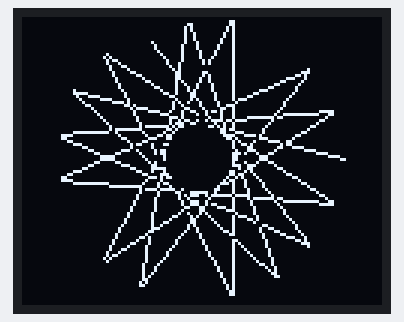
Recording of a sketch running on a simulated Arduino Uno, built with avr-gcc and run on an emulated ATmega328P. On the bench: 120×96 one-colour display.

Above: at 0.03 s.
At 0.41 s:
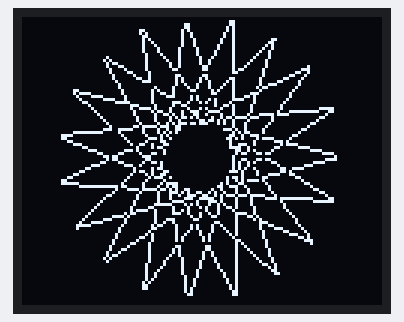
At 0.84 s:
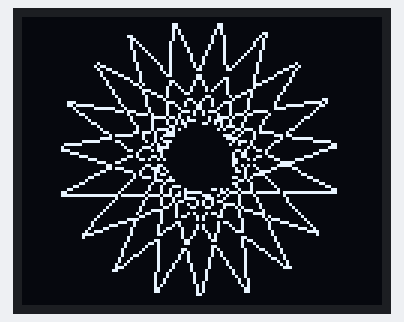
At 1.43 s:
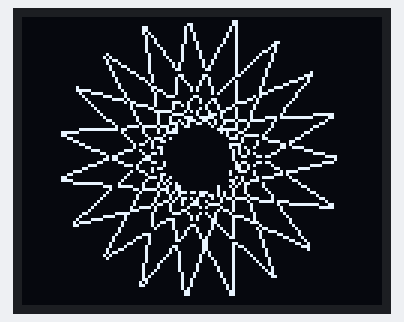
At 2.01 s:
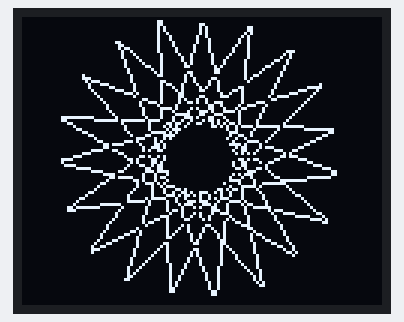

Measured:
- by itself, everything shown: repeats every 1.8 s, in 24 steps

The sketch:

TV.ino
```cpp
#include <TVout.h>
#include <fontALL.h>

TVout TV;
const uint8_t w = 120;
const uint8_t h = 96;

#include "Polygon.h"
using namespace cyber;


const uint8_t n = 19;
Point<double> center(w/2-1,h/2-1);
Polygon<n,double> poli(h/2,center);


void setup() {
    randomSeed(analogRead(0));
    TV.begin(NTSC,w,h);
    TV.select_font(font4x6);
}


void loop() {

    TV.clear_screen();
    //TV.set_pixel(center.x(),center.y(),INVERT);

    //poli.debug(TV);
    //poli.draw(TV, INVERT, 4);
    //TV.delay(500);
    poli.a_star(11).draw(TV,INVERT);
    TV.delay(50);

    poli.rotate_around_center(PI/12);
    //poli.scale(.7);
}
```

Point.cpp
```cpp
//
//
//

#include "Point.h"
```

Point.h
```cpp
// Point.h

#ifndef _POINT_h
#define _POINT_h

#if defined(ARDUINO) && ARDUINO >= 100
    #include "arduino.h"
#else
    #include "WProgram.h"
#endif


namespace cyber
{

namespace std {
    template<bool Cond, class T = void> struct enable_if {};
    template<class T> struct enable_if<true, T> { typedef T type; };
}

template<typename T=float, uint8_t n_dim=2>
class Point
{
protected:
    T coordinates[n_dim];

public:
    typedef T value_type;
    static const uint8_t number_of_dimensions = n_dim;


    Point(T value=T()) {
        set_coordinates(value);
    }

    Point(const Point& other) {
        set_coordinates(other.get_coordinates());
    }

    template <typename T2>
    Point(const Point<T2,n_dim>& other) {
        set_coordinates(other.get_coordinates());
    }

    template <typename T2>
    Point(const T2* values) {
        set_coordinates(values);
    }

    Point(T x, T y)
    {
        set_x(x);
        set_y(y);
    }
    Point(T x, T y, T z)
    {
        set_x(x);
        set_y(y);
        set_z(z);
    }


    void set_coordinates(T value=T()) {
        for(uint8_t i=0; i<n_dim; ++i)
        coordinates[i] = value;
    }

    template <typename T2>
    void set_coordinates(const T2* values) {
        for(uint8_t i=0; i<n_dim; ++i) {
            coordinates[i] = static_cast<T>(values[i]);
        }
    }

    const T* get_coordinates() const {
        return coordinates; // this is an inline function, no overload
    }

    template <typename T2>
    void set_coordinate(uint8_t i, T2 v) {
        coordinates[i] = static_cast<T>(v);
    }

    Point& operator=(const Point &p) {
        set_coordinates(p.get_coordinates());
        return *this;
    }

//     template <typename T2>
//     Point& operator=(const Point<T2,n_dim> &p) {
//         set_coordinates(p.get_coordinates());
//         return *this;
//     }

    template <typename T2>
    Point& operator+=(const Point<T2,n_dim> &p) {
        for(uint8_t i=0; i<n_dim; ++i)
        coordinates[i] += static_cast<T>(p.get_coordinates()[i]);

        return *this;
    }

    template <typename T2>
    Point& operator-=(const Point<T2,n_dim> &p) {
        for(uint8_t i=0; i<n_dim; ++i)
            coordinates[i] -= static_cast<T>(p.get_coordinates()[i]);

        return *this;
    }

    // template <typename T2> // to implement this
    // we would need a way to derive the correct return type
    // for now we can not add e.g. float and double points this way
    Point operator+(const Point &p) const {
        return Point(*this) += p; // create new object and add
    }
    Point operator-(const Point &p) const {
        return Point(*this) -= p;
    }

    Point operator-() const {
        Point r(*this);
        for(uint8_t i=0; i<n_dim; ++i)
            r.coordinates[i] = -r.coordinates[i];

        return r;
    }


    T x() const {
        return get_coordinates()[0];
    }
    //template <class = typename std::enable_if<n_dim==2>::type>
    template <typename T2>
    void set_x(T2 v) {
        set_coordinate(0,v);
    }
    T y() const {
        return get_coordinates()[1];
    }
    template <typename T2>
    void set_y(T2 v) {
        set_coordinate(1,v);
    }
    T z() const {
        return get_coordinates()[2];
    }
    template <typename T2>
    void set_z(T2 v) {
        set_coordinate(0,v);
    }
};

} // cyber
#endif
```

Polygon.h
```cpp
// Polygon.h

#ifndef _POLYGON_h
#define _POLYGON_h

#if defined(ARDUINO) && ARDUINO >= 100
	#include "arduino.h"
#else
	#include "WProgram.h"
#endif

#include "Point.h"

namespace cyber
{

template<uint8_t n_vert, typename T=float>
class Polygon
{
public:
    typedef Point<T,2> PointT;
    static const uint8_t n_vertexes = n_vert;

protected:
    PointT vertexes[n_vertexes];
    uint8_t indexes[n_vertexes];
    PointT offset; // coordinates of center
    T r;
    // double angle; // of the first vertex

public:
    Polygon(T r = 1., PointT offset = PointT()): r(r), offset(offset) {
        calc_vertexes();
    }

    Polygon(const Polygon& other): r(other.r), offset(other.offset) {
        set_vertexes(other.get_vertexes(), other.get_indexes());
    }

    template<class T2>
    Polygon(const Polygon<n_vert,T2>& other): r(other.get_r()), offset(other.get_offset()) {
        set_vertexes(other.get_vertexes(), other.get_indexes());
    }

    const PointT& get_offset() const {
        return offset;
    }

    uint8_t get_r() const {
        return r;
    }

    const PointT* get_vertexes() const {
        return vertexes;
    }

    const uint8_t* get_indexes() const {
        return indexes;
    }

    template<class PointT2>
    void set_vertexes(const PointT2* new_vertexes) {
        for(uint8_t i=0; i<n_vertexes; ++i)
            vertexes[i] = new_vertexes[i];
    }
    template<class PointT2>
    void set_vertexes(const PointT2* new_vertexes, const uint8_t* new_indexes) {
        for(uint8_t i=0; i<n_vertexes; ++i) {
            vertexes[i] = new_vertexes[i];
            indexes[i] = new_indexes[i];
        }
    }


    void calc_vertexes() {
        double angle_pizza = 2*PI/n_vertexes;
        for(uint8_t i=0; i<n_vertexes; ++i) {
            vertexes[i].set_x(r*cos(angle_pizza*i) + offset.x());
            vertexes[i].set_y(r*sin(angle_pizza*i) + offset.y());
            indexes[i]=i;
        }
    }


    Polygon& operator=(const Polygon& other) {
        offset = other.offset;
        r = other.r;
        set_vertexes(other.get_vertexes(), other.get_indexes());
    }

    void rotate(float angle) {
        // https://en.wikipedia.org/wiki/Rotation_matrix
        double x;
        double y;
        for(uint8_t i=0; i<n_vertexes; ++i) {
            x = vertexes[i].x()*cos(angle) - vertexes[i].y()*sin(angle);
            y = vertexes[i].x()*sin(angle) + vertexes[i].y()*cos(angle);
            vertexes[i].set_x(x);
            vertexes[i].set_y(y);
        }
    }

    void rotate_around_center(float angle) {
        translate(-offset, false);
        rotate(angle);
        translate(offset, false);
    }

    void translate(const PointT& off, bool update_offset=true) {
        for(uint8_t i=0; i<n_vertexes; ++i) {
            vertexes[i] += off;
        }
        if(update_offset)
            offset += off;
    }

    void scale(float factor) {
        translate(-offset, false);
        for(uint8_t i=0; i<n_vertexes; ++i) {
            vertexes[i].set_x(vertexes[i].x() * factor);
            vertexes[i].set_y(vertexes[i].y() * factor);
        }
        translate(offset, false);
    }

    template <class TVoutT>
    void draw(TVoutT& tv, uint8_t color, uint8_t delayy=0) {
        for(uint8_t i=0; i<n_vertexes; ++i) {
            tv.draw_line((uint8_t) vertexes[indexes[i]].x(),
            (uint8_t) vertexes[indexes[i]].y(),
            (uint8_t) vertexes[indexes[(i+1)%n_vertexes]].x(),
            (uint8_t) vertexes[indexes[(i+1)%n_vertexes]].y(),
            color);

            if(delayy>0)
              tv.delay(delayy);
        }
    }

    template <class TVoutT>
    void debug(TVoutT& tv) {
        for(uint8_t i=0; i<n_vertexes; ++i) {
            tv.print((int) indexes[i]); tv.print("___");
            tv.print(vertexes[indexes[i]].x()); tv.print("___");
            tv.println(vertexes[indexes[i]].y());
        }
    }

    template <class TVoutT>
    void debug2(TVoutT& tv) {
        for(uint8_t i=0; i<n_vertexes; ++i) {
            tv.print((int) indexes[i]); tv.print("___");
            tv.print(vertexes[i].x()); tv.print("___");
            tv.println(vertexes[i].y());
        }
    }


    class Star: public Polygon {
    protected:
        static const uint8_t p = n_vertexes;
        uint8_t q;

        void make_star_indexes(){
            uint8_t polindexes[p];
            for(uint8_t i=0; i<p; ++i) {
                polindexes[i] = indexes[i]; // copy all
            }
            for(uint8_t i=0; i<p; ++i) {
                indexes[i] = polindexes[(i*q)%p];
            }
        }

    public:
        Star(const Polygon& poli, uint8_t q=2): Polygon(poli), q(q) {
            make_star_indexes();
        }
    };

    // A regular star polygon is denoted by its Schläfli symbol {p/q},
    // where p and q are relatively prime (they share no factors) and q ? 2.
    // https://en.wikipedia.org/wiki/Star_polygon
    Star a_star(uint8_t q=2) {
        return(Star(*this, q));
    }
};


} // cyber
#endif
```
